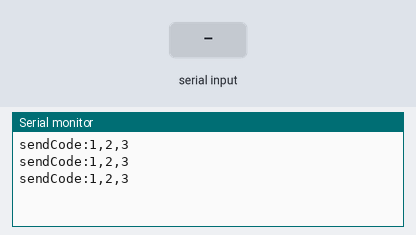
The sketch below on a simulated ESP32. On the bench: the last lines printed to the serial monitor. The inputs (shaded band) are chosen by the test bench.

Above: at 9.8 s.
9.9 s: "1" received over Serial
At 13.7 s:
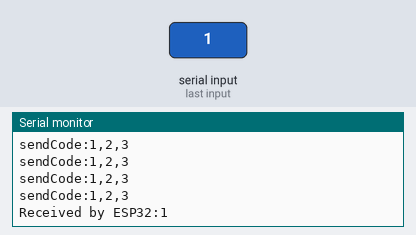
14.5 s: "0" received over Serial
At 18.0 s:
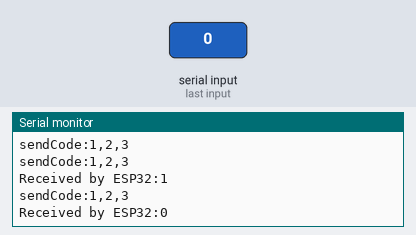
19.0 s: "2" received over Serial
At 22.3 s:
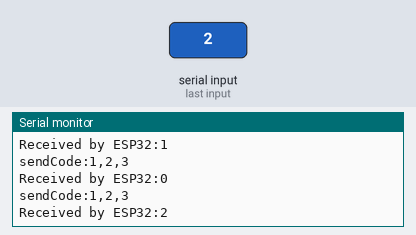

The sketch:

intList_send.ino
```cpp
int modeCode = 1;
int listCode = 2;
int timeCode = 3;
int sendCode[3] = {modeCode,listCode,timeCode};
int array_length = sizeof(sendCode) / sizeof(sendCode[0]);

String intArrayToCSV(int array[], int array_length) {
    String csv_string = "";
    for (int i = 0; i < array_length; i++) {
        csv_string += String(array[i]);
        if (i < array_length - 1) { // 最後の要素でない場合、カンマを追加
            csv_string += ",";
        }
    }
    return csv_string;
}

void setup() {
  // Initialize serial communication at 115200 bps:
  Serial.begin(115200);

}

void loop() {
  // put your main code here, to run repeatedly:
  delay(3000);// 3 second
  String csv_string = intArrayToCSV(sendCode, array_length);
  Serial.println("sendCode:" + csv_string);
  while (Serial.available() > 0) {
    String incomingData = Serial.readString();
    Serial.println("Received by ESP32:" + incomingData);
  }
}
```

Measured:
- after the input at 9.9 s, the serial monitor: prints a new line after 3.1 s (image 1)
- after the input at 14.5 s, the serial monitor: prints a new line after 2.5 s (image 2)
- after the input at 19.0 s, the serial monitor: prints a new line after 2.0 s (image 3)
